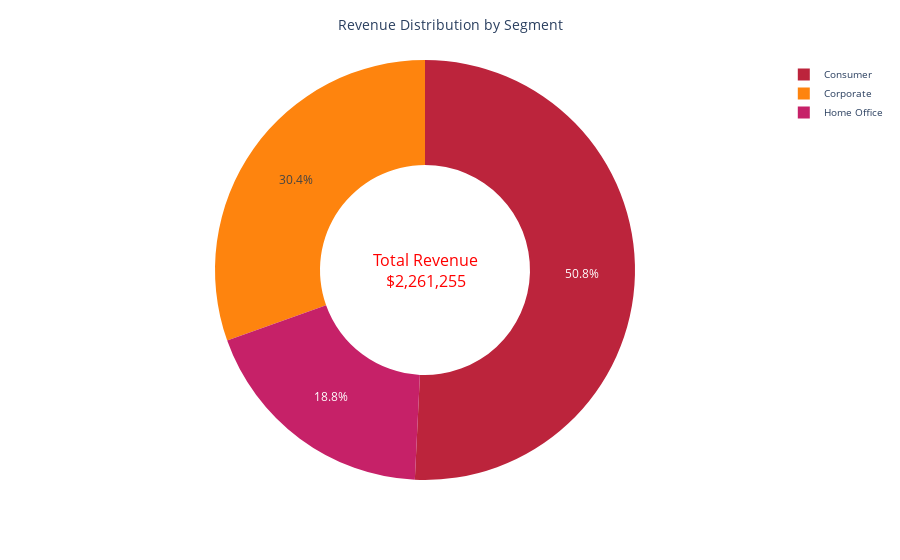

The notebook cell saved with this chart:
### Markdown cell above
## Revenue Generated by each Segment

### Code cell
# Group and sort data by sales per segment
Top_segment = df.groupby(["Segment"]).sum(numeric_only=True).sort_values("Sales", ascending=False)
Top_segment = Top_segment[["Sales"]].reset_index()

# Calculate total revenue
total_revenue_segment = f"${int(Top_segment['Sales'].sum()):,}"  # Format with commas

colors = ['#BC243C', '#FE840E', '#C62168']
fig = px.pie(
    Top_segment, 
    names='Segment', 
    values='Sales', 
    hole=0.5,
    color_discrete_sequence=colors
)

fig.update_layout(
    annotations=[dict(
        text=f"Total Revenue<br>{total_revenue_segment}",
        x=0.5, y=0.5,
        font=dict(size=16, color="red"),
        showarrow=False
    )],
    showlegend=True,
    legend=dict(font=dict(size=10)),
    title=dict(text="Revenue Distribution by Segment", font=dict(size=14), x=0.5)
)

fig.show()

### Figure 1 — Plotly figure (JSON) as saved in the notebook; plotly's stock layout.template omitted (floating-point values rounded to 4 significant figures)
{"data": [{"domain": {"x": [0, 1], "y": [0, 1]}, "hole": 0.5, "hovertemplate": "Segment=%{label}<br>Sales=%{value}<extra></extra>", "labels": ["Consumer", "Corporate", "Home Office"], "legendgroup": "", "name": "", "showlegend": true, "type": "pie", "values": [1148000.0, 688500.0, 424700.0]}], "layout": {"annotations": [{"font": {"color": "red", "size": 16}, "showarrow": false, "text": "Total Revenue<br>$2,261,255", "x": 0.5, "y": 0.5}], "legend": {"font": {"size": 10}, "tracegroupgap": 0}, "margin": {"t": 60}, "piecolorway": ["#BC243C", "#FE840E", "#C62168"], "showlegend": true, "title": {"font": {"size": 14}, "text": "Revenue Distribution by Segment", "x": 0.5}}}
